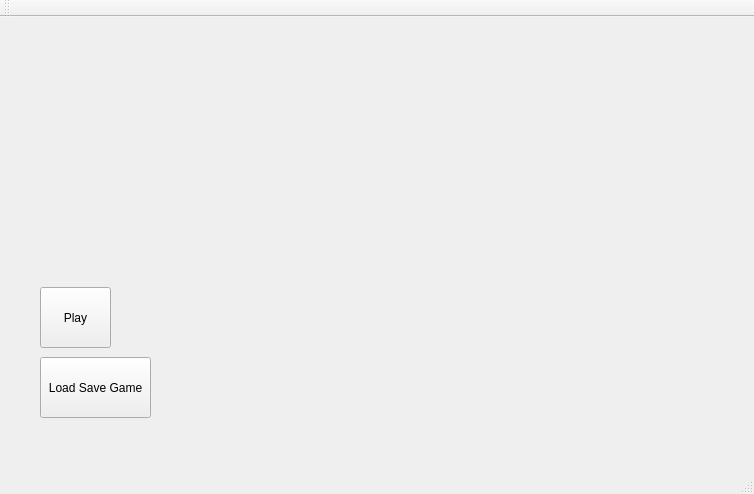
<?xml version="1.0" encoding="UTF-8"?>
<ui version="4.0">
 <class>MainWindow</class>
 <widget class="QMainWindow" name="MainWindow">
  <property name="geometry">
   <rect>
    <x>0</x>
    <y>0</y>
    <width>754</width>
    <height>494</height>
   </rect>
  </property>
  <property name="windowTitle">
   <string>MainWindow</string>
  </property>
  <widget class="QWidget" name="centralWidget">
   <widget class="QPushButton" name="pushButton">
    <property name="geometry">
     <rect>
      <x>40</x>
      <y>270</y>
      <width>71</width>
      <height>61</height>
     </rect>
    </property>
    <property name="text">
     <string>Play</string>
    </property>
   </widget>
   <widget class="QPushButton" name="pushButton_2">
    <property name="geometry">
     <rect>
      <x>40</x>
      <y>340</y>
      <width>111</width>
      <height>61</height>
     </rect>
    </property>
    <property name="text">
     <string>Load Save Game</string>
    </property>
   </widget>
  </widget>
  <widget class="QMenuBar" name="menuBar">
   <property name="geometry">
    <rect>
     <x>0</x>
     <y>0</y>
     <width>754</width>
     <height>21</height>
    </rect>
   </property>
  </widget>
  <widget class="QToolBar" name="mainToolBar">
   <attribute name="toolBarArea">
    <enum>TopToolBarArea</enum>
   </attribute>
   <attribute name="toolBarBreak">
    <bool>false</bool>
   </attribute>
  </widget>
  <widget class="QStatusBar" name="statusBar"/>
 </widget>
 <layoutdefault spacing="6" margin="11"/>
 <resources/>
 <connections/>
</ui>
